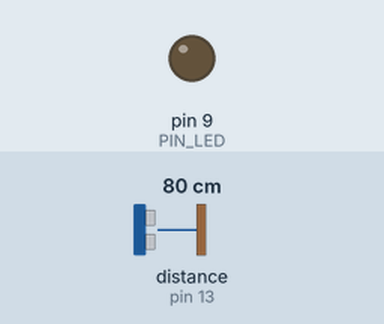
Recording of a sketch running on a simulated Arduino Uno, built with avr-gcc and run on an emulated ATmega328P. On the bench: output pins drawn as LEDs (lit = HIGH). Wiring (inferred from the names in the program): ultrasonic range finder: trigger pin 12; echo pin 13. The test bench sets the inputs (shaded band); at power-on: distance to the obstacle (sensor on pin 13) 80 cm. The echo pulse lasts 58.3 µs per cm; pins used as bus, display or sensor lines are not drawn.

Above: at 1.2 s.
1.3 s: distance to the obstacle (sensor on pin 13) set to 2 cm
At 1.6 s:
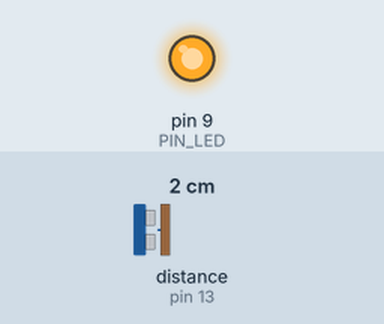
2.8 s: distance to the obstacle (sensor on pin 13) set to 35 cm
At 4.0 s:
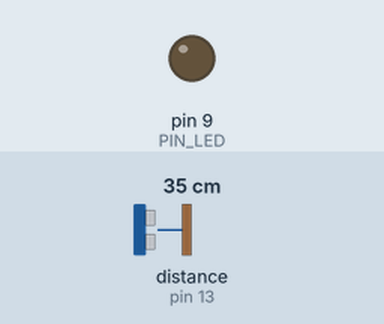
4.3 s: distance to the obstacle (sensor on pin 13) set to 4 cm
At 4.7 s:
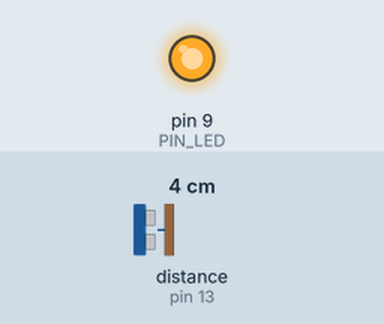
Timing chart, 0 to 7.3 s (numbered marks = the images above; inputs shaded):
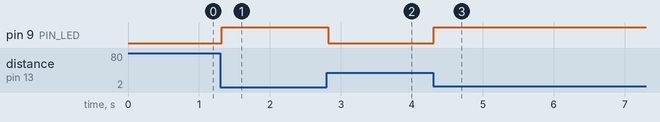

The sketch:

08_example_2.ino
```cpp
// 아두이노 핀 할당
#define PIN_LED  9
#define PIN_TRIG 12   // 초음파 센서 트리거 핀
#define PIN_ECHO 13   // 초음파 센서 에코 핀

// 설정 가능한 매개변수
#define SND_VEL 346.0     // 24도에서의 음속 (단위: m/초)
#define INTERVAL 25       // 샘플링 간격 (단위: 밀리초)
#define PULSE_DURATION 10 // 초음파 펄스 지속 시간 (단위: 마이크로초)
#define _DIST_MIN 100.0   // 측정할 최소 거리 (단위: mm)
#define _DIST_MAX 300.0   // 측정할 최대 거리 (단위: mm)
#define LED_MAX_DISTANCE 200.0  // 최대 거리에 대응하는 LED 밝기 (0% duty cycle)
#define LED_MIN_DISTANCE 100.0  // 최소 거리에 대응하는 LED 밝기 (50% duty cycle)

#define TIMEOUT ((INTERVAL / 2) * 1000.0) // 최대 에코 대기 시간 (단위: 마이크로초)
#define SCALE (0.001 * 0.5 * SND_VEL) // 지속 시간을 거리로 변환하는 계수

unsigned long last_sampling_time;   // 단위: 밀리초

void setup() {
  // GPIO 핀 초기화
  pinMode(PIN_LED, OUTPUT);
  pinMode(PIN_TRIG, OUTPUT);  // 초음파 트리거
  pinMode(PIN_ECHO, INPUT);   // 초음파 에코
  digitalWrite(PIN_TRIG, LOW);  // 초음파 끄기

  // 시리얼 포트 초기화
  Serial.begin(57600);
  last_sampling_time = millis();  // 마지막 샘플링 시간 초기화
}

void loop() {
  float distance;
  int led_brightness;

  // 다음 샘플링 시간이 되기를 기다림
  if (millis() - last_sampling_time >= INTERVAL) {
    distance = USS_measure(PIN_TRIG, PIN_ECHO); // 거리 측정

    // LED 밝기 계산
    if (distance <= LED_MAX_DISTANCE && distance >= LED_MIN_DISTANCE) {
      // 거리에 따라 LED 밝기 계산 (LED_MAX_DISTANCE에서 최대, LED_MIN_DISTANCE에서 최소, 중간에서 50% duty cycle)
      led_brightness = map(distance, LED_MAX_DISTANCE, LED_MIN_DISTANCE, 0, 255);
      analogWrite(PIN_LED, led_brightness);
    } else if (distance > LED_MAX_DISTANCE) {
      analogWrite(PIN_LED, 0);  // 거리가 최대일 때 LED 꺼짐
    } else {
      analogWrite(PIN_LED, 255);  // 거리가 최소일 때 LED 가장 밝음
    }

    // 마지막 샘플링 시간 업데이트
    last_sampling_time = millis();
  }
}

// 초음파 센서로부터 거리를 측정하여 반환 (단위: 밀리미터)
float USS_measure(int TRIG, int ECHO)
{
  digitalWrite(TRIG, HIGH);
  delayMicroseconds(PULSE_DURATION);
  digitalWrite(TRIG, LOW);

  return pulseIn(ECHO, HIGH, TIMEOUT) * SCALE; // 단위: mm
}
```

Measured:
- after the input at 1.3 s, pin 9 (PIN_LED): LOW → HIGH at once
- after the input at 2.8 s, pin 9 (PIN_LED): HIGH → LOW at once
- after the input at 4.3 s, pin 9 (PIN_LED): LOW → HIGH at once
